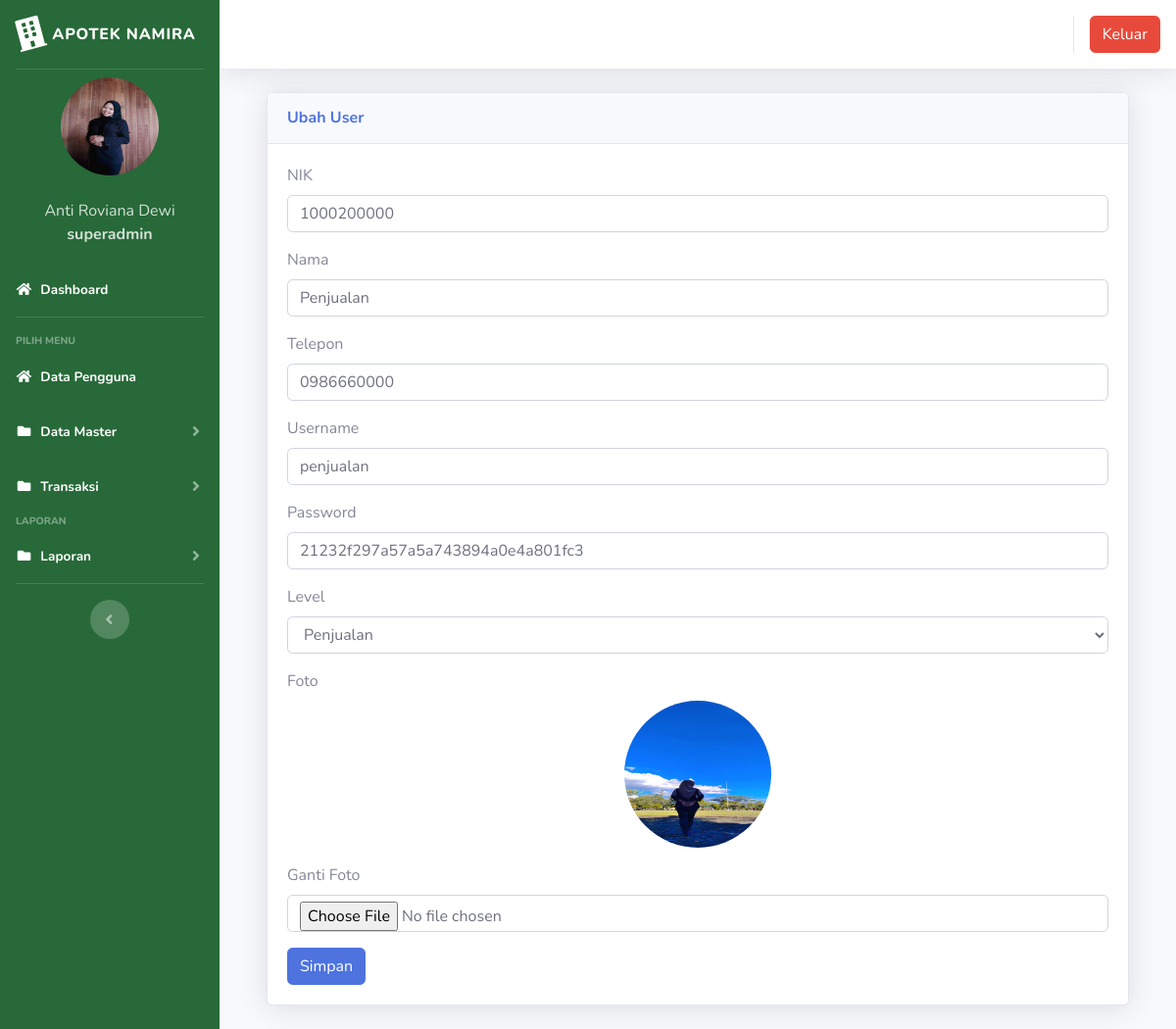
The page /index.php?page=pengguna&aksi=ubahpengguna&id=27 (signed in) on the database its author committed.
### tables this page shows
CREATE TABLE `users` (
  `id` int(11) NOT NULL,
  `nik` varchar(10) NOT NULL,
  `nama` varchar(100) NOT NULL,
  `alamat` varchar(200) NOT NULL,
  `telepon` varchar(100) NOT NULL,
  `username` varchar(100) NOT NULL,
  `password` varchar(100) NOT NULL,
  `level` varchar(25) NOT NULL DEFAULT 'member',
  `foto` varchar(25) NOT NULL
);

### page/pengguna/ubahpengguna.php (the view, shortened to what this page needs)
<?php
$id = $_GET['id'];
$sql2 = $koneksi->query("select * from users where id = '$id'");
$tampil = $sql2->fetch_assoc();
$level = $tampil['level'];
?>
<div class="container-fluid">
	<div class="card shadow mb-4">
		<div class="card-header py-3">
			<h6 class="m-0 font-weight-bold text-primary">Ubah User</h6>
		</div>
		<div class="card-body">
			<div class="table-responsive">
				<div class="body">
					<form method="POST" enctype="multipart/form-data">
						<label for="">NIK</label>
						<div class="form-group">
							<div class="form-line">
								<input type="number" name="nik" value="<?= $tampil['nik']; ?>" class="form-control" />
							</div>
						</div>
						<label for="">Nama</label>
						<div class="form-group">
							<div class="form-line">
								<input type="text" name="nama" value="<?= $tampil['nama']; ?>" class="form-control" />
							</div>
						</div>
						<label for="">Telepon</label>
						<div class="form-group">
							<div class="form-line">
								<input type="number" name="telepon" value="<?= $tampil['telepon']; ?>" class="form-control" />
							</div>
						</div>
						<label for="">Username</label>
						<div class="form-group">
							<div class="form-line">
								<input type="text" name="username" value="<?= $tampil['username']; ?>" class="form-control" />
							</div>
						</div>
						<label for="">Password</label>
						<div class="form-group">
							<div class="form-line">
								<input type="text" name="password" value="<?= $tampil['password']; ?>" class="form-control" />
							</div>
						</div>
						<label for="">Level</label>
						<div class="form-group">
							<div class="form-line">
								<select name="level" class="form-control show-tick">
									<option value="penjualan" <?php if ($level == 'penjualan') {
																echo "selected";
															} ?>>Penjualan</option>
								</select>
							</div>
						</div>
						<label for="">Foto</label>
						<div class="form-group">
							<div class="form-line text-center">
								<img src="img/<?= $tampil['foto']; ?> " width="150px" height="150px" class="rounded-circle" />
							</div>
						</div>
						<label for="">Ganti Foto</label>
						<div class="form-group">
							<div class="form-line">
								<input type="file" name="foto" class="form-control" />
							</div>
						</div>
						<input type="submit" name="simpan" value="Simpan" class="btn btn-primary">
					</form>

### rows shown on the page
users: nik "1000200000", nama "Penjualan", telepon "0986660000", username "penjualan", password "21232f297a57a5a743894a0e4a801fc3", level "Penjualan", foto (picture)

### other values the page prints
$_SESSION['nama'] "Anti Roviana Dewi"
$_SESSION['level'] "superadmin"
